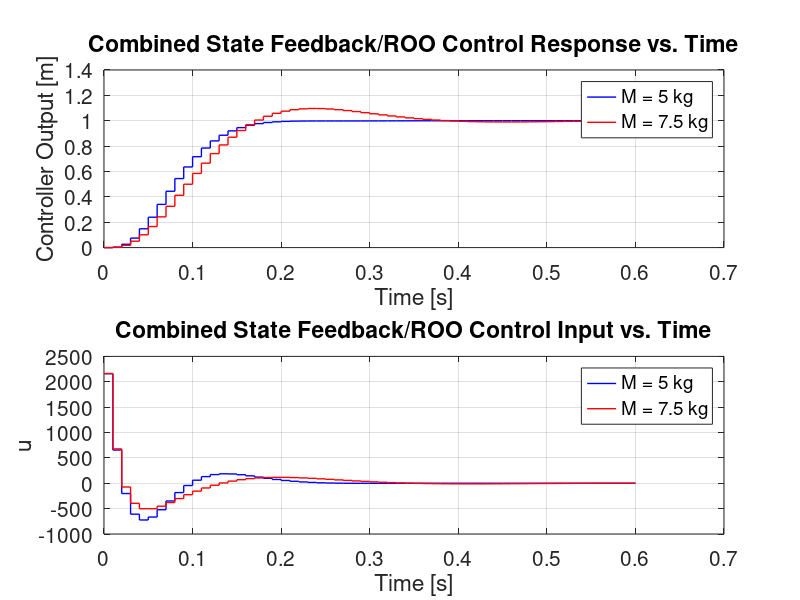

The MATLAB source for this figure: (Note: this script raises an error after producing the figure.)
close all
clear all
clc

M = 5; % Mass in kg
M_var = 7.5; % Variable mass in kg
Kc = 500; % Spring constant in N/m
Kb_c = 10; % Motor back-emf constant
Kf = 10; % Motor force constant
R = 0.1; % Motor armature resistance in Ohms

%% Part 1:

% Continuous-time State Matrices:
A = [0 0 1; ((R*Kc)/(Kb_c*Kf)) ((-R*Kc)/(Kb_c*Kf)) 0; (-Kc/M) (Kc/M) 0];
B = [0; (1/Kb_c); 0];
%C = [1 0 0];
C = [1 0 0; 0 1 0];
%D = 0;
D = [0; 0];
sysc = ss(A, B, C, D);

% Discretizing State-Space Equation:
T = 0.01;
sysd = c2d(sysc, T);
G = sysd.A;
H = sysd.B;

% Mass-Varied System:
M_sys = M_var; % Varied mass of the system (can be changed to see how the controller behaves)
A_sys = [0 0 1; ((R*Kc)/(Kb_c*Kf)) ((-R*Kc)/(Kb_c*Kf)) 0; (-Kc/M_sys) (Kc/M_sys) 0];
B_sys = [0; (1/Kb_c); 0];
%C_sys = [1 0 0];
C_sys = [1 0 0; 0 1 0];
%D_sys = 0;
D_sys = [0; 0];
P_s = ss(A_sys, B_sys, C_sys, D_sys);
P_z = c2d(P_s, T);

%% Part 2 - State-Feedback Controller with Reduced-Order Deadbeat Observer:

% Partitioning the matrices for the reduced-order observer:
n_o = 2;
Gaa = G((1:n_o), 1:n_o);
Gab = G((1:n_o), ((n_o+1):end));
Gba = G(((n_o+1):end), (1:n_o));
Gbb = G(((n_o+1):end), ((n_o+1):end));
Ha = H(1:n_o);
Hb = H((n_o+1):end);

%%% State-Feedback Controller:
pd_k = [(-25 + 25i), (-25 - 25i), -25];
pd_k = exp(pd_k * T);

K = place(G, H, pd_k); % Calculating state-feedback gains

% Calculating reference input gain:
G_cl = G - (H*K); 
gain = C * inv(eye(3) - G_cl) * H;
gain = gain(1);

Ka = K(1:n_o);
Kb = K((n_o+1):end);

%%% Reduced-Order Deadbeat Observer:

% Forming the deadbeat poles:
if(n_o == 1)    
    pd_o = [0, 0];
elseif(n_o == 2)
    pd_o = 0;
end

L = place(Gbb', Gab', pd_o);
L = L';

% Calculating more system matrices:
Gr = Gbb - (L*Gab);
Hu = Hb - (L*Ha);
Hy = (Gr*L) + Gba - (L*Gaa);

%%% Feedback System:
F2 = ss(Gr, Hy, Kb, (Ka+(Kb*L)), T);
%F2 = tf(F2);
%F2 = F2(1);

%%% Feedforward System:
ff1 = ss(Gr, Hu, Kb, 0, T);
F1 = feedback(1, ff1);
%F1 = tf(F1);

%% Part 3:

% Controlled System:
G_cltf = feedback((F1*sysd), F2);
G_cltf_m = feedback((F1*P_z), F2);

t = [0:T:0.6]; % Time vector for linear simulation

% Calculating the reference input:
yd = 1;
r = yd./gain; % Reference input r
u = ones(1, length(t)).*r; % Reference input vector

% Actual system:
[y, tOut, x_states] = lsim(G_cltf, u, t);
y = y(:, 1);

U_R_z = F1/(1 + (F2*F1*sysd));
u_input = ones(1, length(t)) .* r;
[u_ctrl, ~,  ~] = lsim(U_R_z, u_input, t);

% Varied-mass system:
[y_m, ~, x_states_m] = lsim(G_cltf_m, u, t);
y_m = y_m(:, 1);

U_R_z_m = F1/(1 + (F2*F1*P_z));
[u_ctrl_m, ~,  ~] = lsim(U_R_z_m, u_input, t);

% Plotting Results:
lgnd_lbl = sprintf('M = %0.1f kg', M_var);

figure
subplot(2, 1, 1)
stairs(tOut, y, 'b', 'LineWidth', 1)
hold on
stairs(tOut, y_m, 'r', 'LineWidth', 1)
xlabel('Time [s]')
ylabel('Controller Output [m]')
title('Combined State Feedback/ROO Control Response vs. Time')
legend('M = 5 kg', lgnd_lbl)
set(gca, 'FontSize', 15)
grid on

subplot(2, 1, 2)
stairs(tOut, u_ctrl, 'b', 'LineWidth', 1)
hold on
stairs(tOut, u_ctrl_m, 'r', 'LineWidth', 1)
title('Combined State Feedback/ROO Control Input vs. Time')
xlabel('Time [s]')
ylabel('u')
legend('M = 5 kg', lgnd_lbl)
set(gca, 'FontSize', 15)
grid on

%% Re-defining Plant Systems:

% Actual Plant:
M_sys = 5; % Mass of the system (can be changed to see how the controller behaves)

A_sys = [0 0 1; ((R*Kc)/(Kb_c*Kf)) ((-R*Kc)/(Kb_c*Kf)) 0; (-Kc/M_sys) (Kc/M_sys) 0];
B_sys = [0; (1/Kb_c); 0];
C_sys = [1 0 0];
%C_sys = [1 0 0; 0 1 0];
D_sys = 0;
%D_sys = [0; 0];
P_s = ss(A_sys, B_sys, C_sys, D_sys);
P_s = tf(P_s);
P_z = c2d(P_s, T); % Discretized plant transfer function

% Mass-Varied Plant:
M_sys2 = M_var; % Mass of the system (can be changed to see how the controller behaves)

A_sys = [0 0 1; ((R*Kc)/(Kb_c*Kf)) ((-R*Kc)/(Kb_c*Kf)) 0; (-Kc/M_sys2) (Kc/M_sys2) 0];
B_sys = [0; (1/Kb_c); 0];
C_sys = [1 0 0];
%C_sys = [1 0 0; 0 1 0];
D_sys = 0;
%D_sys = [0; 0];
P_s = ss(A_sys, B_sys, C_sys, D_sys);
P_s = tf(P_s);
P_z_m = c2d(P_s, T); % Discretized plant transfer function

%% Part 4 - Polynomial Controller:

P_tf = tf(sysd); % Converting plant system to transfer function
P_tf = P_tf(1); % Taking only the first output (which is y)

[A_z, B_z] = tfdata(P_tf, 'v'); % Extracting numerator and denominator coefficients from plant transfer function

% Creating phi(z):
syms z
phi_z = expand(prod(z - pd_k));
phi_coef = double(coeffs(phi_z));
phi_coef = phi_coef(end:-1:1);

lamd_z = [1 0 0]; % Lambda(z) for a deadbeat observer

% Controller coefficients:
[numc, denc] = fbcp(A_z, B_z, phi_coef); % Designing the polynomial controller

% Creating the controller feedforward and feedback blocks:
F1_z = tf(lamd_z, denc, T); % Feedforward
F2_z = tf(numc, lamd_z, T); % Feedback

%%% Performing Linear Simulations:

% Actual system:
G_cltf_poly = feedback((F1_z*P_z), F2_z);
G_cltf_poly = minreal(G_cltf_poly);
[y_poly, tOut, ~] = lsim(G_cltf_poly, u, t);

U_R_z = F1_z/(1 + (F1_z*F2_z*P_z));
u_input = ones(1, length(t)) .* r;
[u_poly, ~,  ~] = lsim(U_R_z, u_input, t);

% Varied-mass system:
G_cltf_poly_m = feedback((F1_z*P_z_m), F2_z);
G_cltf_poly_m = minreal(G_cltf_poly_m);
[y_poly_m, ~, ~] = lsim(G_cltf_poly_m, u, t);

U_R_z_m = F1_z/(1 + (F1_z*F2_z*P_z_m));
[u_poly_m, ~,  ~] = lsim(U_R_z_m, u_input, t);

% Plotting Results:
figure
subplot(2, 1, 1)
stairs(tOut, y_poly, 'b', 'LineWidth', 1)
hold on
stairs(tOut, y_poly_m, 'r', 'LineWidth', 1)
xlabel('Time [s]')
ylabel('Controlled System Output [m]')
title('Polynomial Controlled-System Output vs. Time')
legend('M = 5 kg', lgnd_lbl)
set(gca, 'FontSize', 15)
grid on

subplot(2, 1, 2)
stairs(tOut, u_poly, 'b', 'LineWidth', 1)
hold on
stairs(tOut, u_poly_m, 'r', 'LineWidth', 1)
xlabel('Time [s]')
ylabel('u')
title('Polynomial Controlled-System Input vs. Time')
legend('M = 5 kg', lgnd_lbl)
set(gca, 'FontSize', 15)
grid on

%% Part 5 - Addition of ZPET Controller:

G_cltf_poly = tf(G_cltf_poly);
[B_z, D_z] = tfdata(G_cltf_poly, 'v'); % Extracting numerator and denominator coefficients from polynomial-controlled transfer function
D_z_tf = tf(D_z, [1], T); % Creating transfer function using denominator coefficients

[~, ~, gain2] = zpkdata(G_cltf_poly, 'v'); % Extracting the gain of the transfer function

G_zeros = roots(B_z); % Obtaining all zeros of the closed loop system
B_z_plus = G_zeros(abs(G_zeros) <= 1); % Obtaining the good zeros
B_z_minus = G_zeros(abs(G_zeros) > 1); % Obtaining the bad zeros

%%% Creating Q(z):

% Creating B+(z)'s z-polynomial:
syms z
B_z_plus = expand(prod(z - B_z_plus));
B_z_plus = double(coeffs(B_z_plus));
B_z_plus = B_z_plus(end:-1:1);
B_z_plus = tf(B_z_plus, [1], T); % B+(z)

% Creating B-(z)'s z-polynomial, B-(z^-1)'s z-polynomial, and B-(1):
B_z_minus = expand(prod(z - B_z_minus)); 
B_z1_minus = double(coeffs(B_z_minus)); 
B_z_minus = B_z1_minus(end:-1:1);
B_z_minus = tf(B_z_minus, [1], T); % B-(z)
B_z1_minus = tf(B_z1_minus, [1 0], T); % B-(z^-1)
B_minus1 = evalfr(B_z_minus, 1); % B-(-1)

Q_z = (B_z1_minus * D_z_tf)/((B_minus1.^2) * B_z_plus * gain2); % Formula for Q(z) from slides
Q_z = tf([1], [1 0 0 0 0], T) * Q_z; % Adding poles at z = 0 until the transfer function's numerator degree equals its denominator degree

% Formulating time and desired trajectory vectors:
t_sim1 = [0:T:0.5];
t_sim2 = [(0.5+T):T:1];
t_sim3 = [(1+T):T:1.5];
t_sim4 = [(1.5+T):T:2];

y1_t = 4.*(t_sim1.^2).*(3 - (4.*t_sim1));
y2_t = ones(1, length(t_sim2));
y3_t = y2_t - y1_t(1:(end-1));
y4_t = zeros(1, length(t_sim4));

t_tr1 = [t_sim1 t_sim2 t_sim3 t_sim4]; % Time vector for 1 cycle
y_tr_t1 = [y1_t, y2_t, y3_t, y4_t]; % Desired trajectory vector for 1 cycle

n_des = 5; % Number of desired cycles
for i = 0:(n_des-1)
    if(i == 0)
        t_tr = t_tr1;
        y_tr = y_tr_t1;
    else
        t_tr_cur = t_tr1 + (i.*2);
        t_tr = [t_tr, t_tr_cur(2:end)];
        y_tr = [y_tr, y_tr_t1(2:end)];
    end
end

% Performing linear simulations:
[r_t, ~, ~] = lsim(Q_z, y_tr, t_tr);
[y_sim_zept, ~, ~] = lsim(G_cltf_poly, r_t, t_tr);
[y_sim_zept_m, ~, ~] = lsim(G_cltf_poly_m, r_t, t_tr);

%% Part 6 - Addition of Stable Repetitive Controller 

% Learning parameters for the controller:
Kl = 0.8;
N = 200;

% Creating the (z^N - 1) term:
N_poly = [1, zeros(1, (N-1)), -1];
N_poly = tf([1], N_poly, T); % (z^N - 1)

C_z = Kl * Q_z * N_poly; % Stable repetitive controller

% Systems' OLTFs:
G_oltf_st = C_z * G_cltf_poly; % Actual system
G_oltf_st_m = C_z * G_cltf_poly_m; % Varied-mass system

% Systems' CLTFs:
G_cltf_st = feedback(G_oltf_st, 1); % Actual system
G_cltf_st_m = feedback(G_oltf_st_m, 1); % Varied-mass system

% Performing linear simulations:
[y_sim_st, ~, ~] = lsim(G_cltf_st, y_tr, t_tr);
[y_sim_st_m, ~, ~] = lsim(G_cltf_st_m, y_tr, t_tr);

%% Part 7 - Plotting Results from 5 and 6

% Plotting Desired Trajectory:
figure
stairs(t_tr, y_tr, 'm', 'LineWidth', 1);
xlabel('Time [s]')
ylabel('y_d')
title('Desired Trajectory')
set(gca, 'FontSize', 15)
grid on

% Plotting ZEPT Controller Results:
figure
stairs(t_tr, y_sim_zept, 'b', 'LineWidth', 1)
%stairs(t_tr, y_sim_zept_m, 'c', 'LineWidth', 1)
xlabel('Time [s]')
ylabel('Output')
title('ZPET Controller Output vs. Time') 
legend(lgnd_lbl)
set(gca, 'FontSize', 15)
grid on

% Plotting Stable Repetitive Tracking Results w/ Desired Trajectory:
figure
stairs(t_tr, y_tr, 'r', 'LineWidth', 1);
hold on
stairs(t_tr, y_sim_st, 'b', 'LineWidth', 1)
%stairs(t_tr, y_sim_st, 'c', 'LineWidth', 1)
xlabel('Time [s]')
ylabel('Output')
title('Stable Repetitive Controller Output vs. Time') 
legend('Desired Trajectory', lgnd_lbl)
set(gca, 'FontSize', 15)
grid on